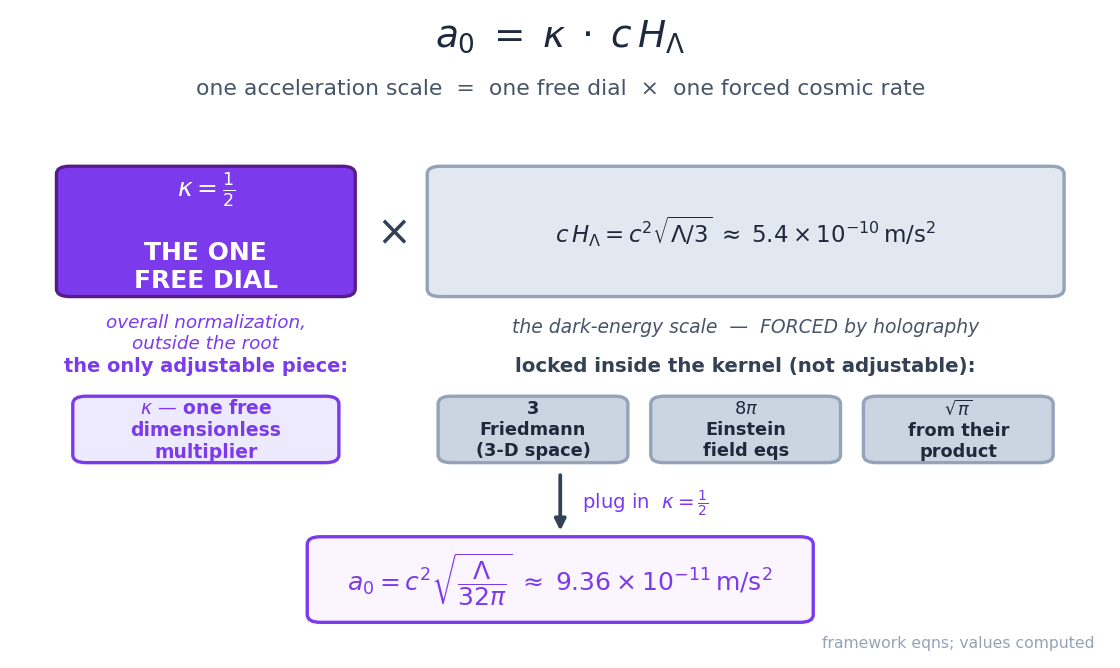

This chart was generated by the following Python code:
import numpy as np, matplotlib
matplotlib.use("Agg")
import matplotlib.pyplot as plt
from matplotlib.patches import FancyBboxPatch
plt.rcParams.update({"figure.dpi":150,"savefig.dpi":150,"font.size":11,
    "axes.grid":True,"grid.alpha":0.25,"axes.spines.top":False,"axes.spines.right":False,
    "axes.titlesize":12,"figure.facecolor":"white","axes.facecolor":"white"})
C_FW="#7c3aed"; C_NEWTON="#64748b"; C_MOND="#0891b2"; C_DATA="#dc2626"  # framework / Newton / MOND / data-or-obs

# Anatomy of a0 = kappa * c * H_Lambda, with kappa the ONE free dial and the
# kernel pieces (Friedmann 3, Einstein 8pi) forced. All values from formulas.
fig, ax = plt.subplots(figsize=(7.6,4.6))
ax.set_xlim(0,10); ax.set_ylim(0,10); ax.axis("off")
ax.grid(False)

def box(x,y,w,h,fc,ec,txt,tc="white",fs=11,bold=True,alpha=1.0):
    p=FancyBboxPatch((x,y),w,h,boxstyle="round,pad=0.02,rounding_size=0.12",
                     fc=fc,ec=ec,lw=1.6,alpha=alpha)
    ax.add_patch(p)
    ax.text(x+w/2,y+h/2,txt,ha="center",va="center",color=tc,
            fontsize=fs,fontweight="bold" if bold else "normal")

ax.text(5,9.5,r"$a_0 \;=\; \kappa \;\cdot\; c\,H_\Lambda$",ha="center",
        fontsize=18,color="#1e293b")
ax.text(5,8.75,"one acceleration scale  =  one free dial  ×  one forced cosmic rate",
        ha="center",fontsize=10.5,color="#475569")

# The single free dial (kappa) -- purple, framework
box(0.4,5.6,2.7,2.0,C_FW,"#581c87",r"$\kappa=\frac{1}{2}$"+"\n\nTHE ONE\nFREE DIAL",fs=12)
ax.text(1.75,5.32,"overall normalization,\noutside the root",ha="center",
        va="top",fontsize=8.8,color=C_FW,style="italic")

# multiplication sign
ax.text(3.45,6.6,r"$\times$",ha="center",va="center",fontsize=20,color="#334155")

# The forced kernel -- grey, locked
box(3.8,5.6,5.8,2.0,"#e2e8f0","#94a3b8",
    r"$c\,H_\Lambda=c^2\sqrt{\Lambda/3}\;\approx\;5.4\times10^{-10}\,\mathrm{m/s^2}$",
    tc="#1e293b",fs=11)
ax.text(6.7,5.25,"the dark-energy scale  —  FORCED by holography",ha="center",
        va="top",fontsize=9,color="#475569",style="italic")

# Lock-up: what is forced inside the kernel
ax.text(6.7,4.5,"locked inside the kernel (not adjustable):",ha="center",
        va="center",fontsize=9.5,color="#334155",fontweight="bold")
box(3.9,3.0,1.7,1.0,"#cbd5e1","#94a3b8","3\nFriedmann\n(3-D space)",tc="#1e293b",fs=8.5)
box(5.85,3.0,1.7,1.0,"#cbd5e1","#94a3b8",r"$8\pi$"+"\nEinstein\nfield eqs",tc="#1e293b",fs=8.5)
box(7.8,3.0,1.7,1.0,"#cbd5e1","#94a3b8",r"$\sqrt{\pi}$"+"\nfrom their\nproduct",tc="#1e293b",fs=8.5)

# Bottom: the one wobble -- mirror the "locked inside" header on the right
ax.text(1.75,4.5,"the only adjustable piece:",ha="center",
        va="center",fontsize=9.3,color=C_FW,fontweight="bold")
box(0.55,3.0,2.4,1.0,"#ede9fe",C_FW,
    r"$\kappa$"+" — one free\ndimensionless\nmultiplier",tc=C_FW,fs=9)

# arrow from forced row to result
ax.annotate("",xy=(5,1.85),xytext=(5,2.85),
            arrowprops=dict(arrowstyle="-|>",color="#334155",lw=1.8))
ax.text(5.2,2.35,"plug in  "+r"$\kappa=\frac{1}{2}$",ha="left",va="center",
        fontsize=9.5,color=C_FW)

box(2.7,0.5,4.6,1.3,"#faf5ff",C_FW,
    r"$a_0=c^2\sqrt{\dfrac{\Lambda}{32\pi}}\;\approx\;9.36\times10^{-11}\,\mathrm{m/s^2}$",
    tc=C_FW,fs=12)

ax.text(9.9,0.05,"framework eqns; values computed",ha="right",va="bottom",
        fontsize=7.5,color="#94a3b8")
fig.tight_layout(); fig.savefig("ch23_scale_fraction_split.png", bbox_inches="tight"); print("ok")
